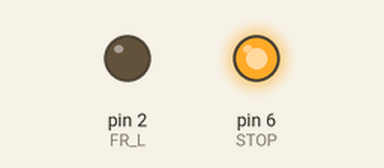
Bench run of a sketch on a simulated Arduino Uno, built with avr-gcc and run on an emulated ATmega328P. On the bench: output pins drawn as LEDs (lit = HIGH). Pins used as bus, display or sensor lines are not drawn.

Above: at 0.1 s.
At 37.5 s:
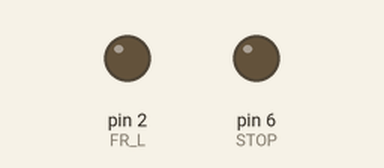
Timing chart, 0 to 40.0 s (numbered marks = the images above):
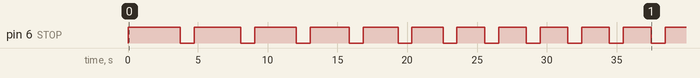

Measured:
- by itself, pin 6 (STOP): HIGH → LOW at 3.7 s, → HIGH 1.0 s later, → LOW 3.3 s later, → HIGH 1.0 s later, … (22 changes in this stretch)

The sketch:

Stepper_Control.ino
```cpp
#include <math.h>

#define FR_L 2   //Left  motor: Direction
#define STEP_L 11 //Left  motor: PWM pulse, One pulse means one step for the Step Motor
#define FR_R 4   //Right motor: Direction
#define STEP_R 5 //Right motor: PWM pulse, One pulse means one step for the Step Motor
#define STOP 6   //Enable motor, Active HIGH
#define BUTTON 8

//#define FR_L   D4    //Left  motor: Direction
//#define STEP_L D0    //Left  motor: PWM pulse, One pulse means one step for the Step Motor
//#define FR_R   D7    //Right motor: Direction
//#define STEP_R D3    //Right motor: PWM pulse, One pulse means one step for the Step Motor
//#define STOP   A4    //Enable motor, Active HIGH

float tone_in = 1 ;
int ladder = 12;
float score[] = {3, 3, 4, 5, 5, 4, 3, 2, 1, 1, 2, 3, 3, 2, 2};

double tone_to_freq(float tone) {
  double num;
  int x;
  double freq;
  if (tone > 7 && tone <= 7 + ladder) {
    x = 12;
    tone -= 12;
  } else if (tone > 7 + ladder && tone <= 7 + 2 * ladder) {
    x = 24;
    tone -= 24;
  }

  if (tone == 1)
    num = 1;
  else if (tone == 1.5)
    num = 2;
  else if (tone == 2)
    num = 3;
  else if (tone == 2.5)
    num = 4;
  else if (tone == 3)
    num = 5;
  else if (tone == 4)
    num = 6;
  else if (tone == 4.5)
    num = 7;
  else if (tone == 5)
    num = 8;
  else if (tone == 5.5)
    num = 9;
  else if (tone == 6)
    num = 10;
  else if (tone == 6.5)
    num = 11;
  else if (tone == 7)
    num = 12;
  freq = 1975.5 * exp(-0.058 * (num + x));
  return freq;
}


void setup()
{

  pinMode(FR_L,   OUTPUT);
  pinMode(STEP_L, OUTPUT);
  pinMode(STOP, OUTPUT);
  pinMode(BUTTON,INPUT);
  digitalWrite(FR_L,   LOW);
  digitalWrite(STEP_L, LOW);
  digitalWrite(STOP, LOW);
  digitalWrite(STOP, HIGH);
  Serial.begin(9600);
  /*

    Serial.println(tone_to_freq(2 + 2 * ladder));
    for (int j = 0; j < sizeof(score) / sizeof(score[0]); j++) {
    double z = tone_to_freq(score[j]);
    for (int a = 0; a < 100000; a++) {
      digitalWrite(STEP_L, HIGH);
      delayMicroseconds(z);
      digitalWrite(STEP_L, LOW);
      delayMicroseconds(z);
    }
    delay(200);
    }
  */

}

void loop()
{
  //digitalWrite(STOP, LOW);
  //if(digitalRead(BUTTON)==0){
   // tone_in++;
  //}
  double freq_out=tone_to_freq(tone_in);
  for (int a = 0; a < 1000; a++) {
  digitalWrite(STEP_L, HIGH);
  delayMicroseconds(freq_out);
  digitalWrite(STEP_L, LOW);
  delayMicroseconds(freq_out);
  }
  digitalWrite(STOP, LOW);
  delay(1000);
  digitalWrite(STOP, HIGH);
  tone_in++;
}


/*
  void setMotorSpeed(int speed)
  {
  unsigned int abs_speed;
  motor_speed_ = speed;
  abs_speed = abs(motor_speed_);

  if (abs_speed < min_speed_)  abs_speed = min_speed_;
  if (abs_speed > max_speed_)  abs_speed = max_speed_;

  if (motor_speed_ >= 0)
  {
    digitalWrite(FR_L,  HIGH);
    //analogWrite(STEP_L, 200, abs_speed);
    analogWrite(STEP_L, abs_speed);

  }
  else
  {
    digitalWrite(FR_L,  LOW);
    //analogWrite(STEP_L, 200, abs_speed);
    analogWrite(STEP_L, abs_speed);
  }
  }

*/

/*
  int32_t  StepMotorControl::getEncoder(void)
  {
  return motor_speed_;
  }

  void StepMotorControl::disableMotors()
  {
  digitalWrite(stop_pin_, LOW);
  is_stopped_ = true;
  motor_speed_ = 0;
  }
  bool StepMotorControl::isStopped(void)
  {
  return is_stopped_;
  }
  void StepMotorControl::setMaxSpeed(int speed)
  {
  max_speed_ = speed;
  }
  void StepMotorControl::setMinSpeed(int speed)
  {
  min_speed_ = speed;
  }
*/
```
